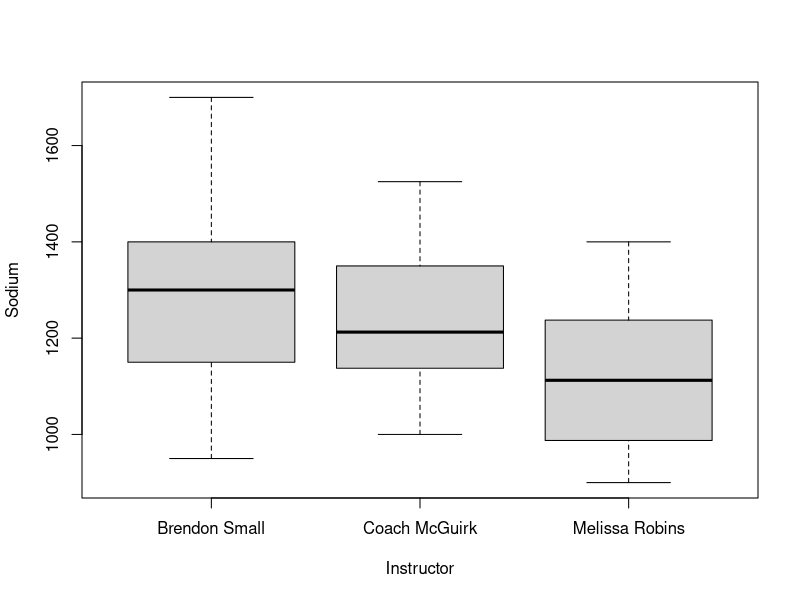
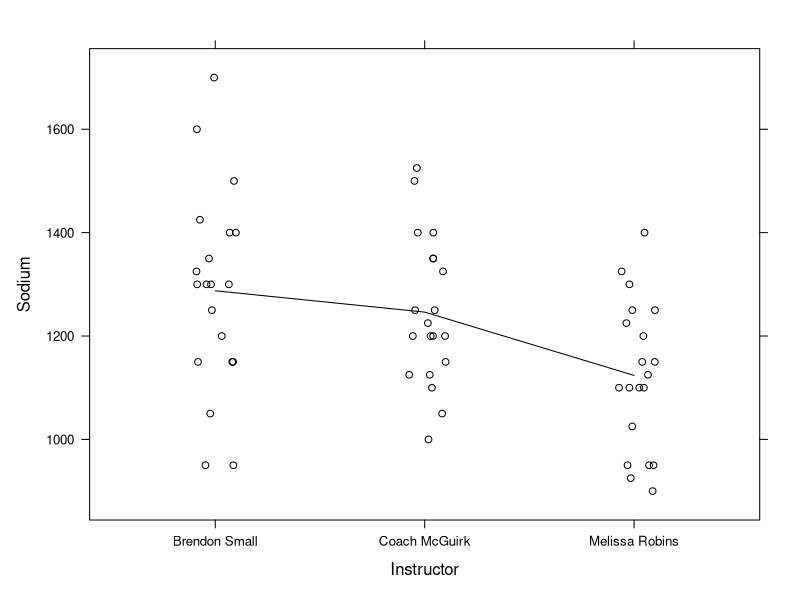
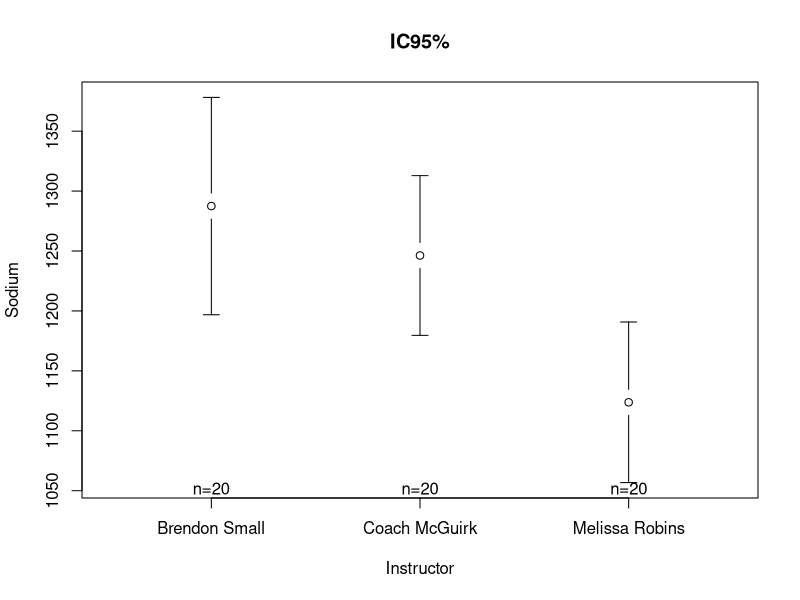
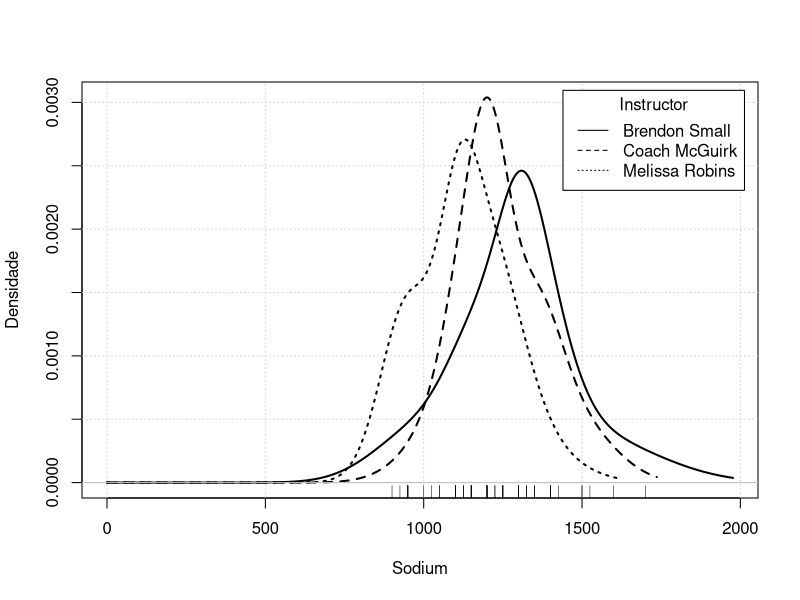
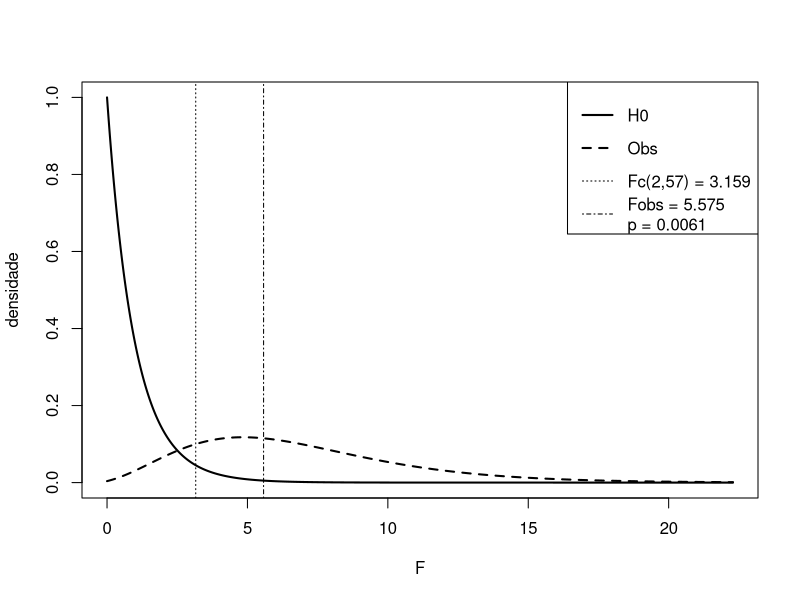
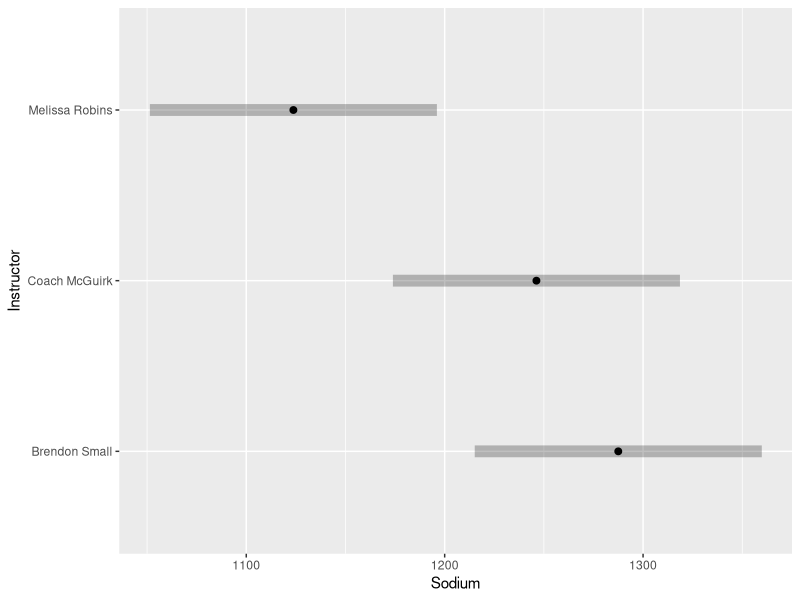
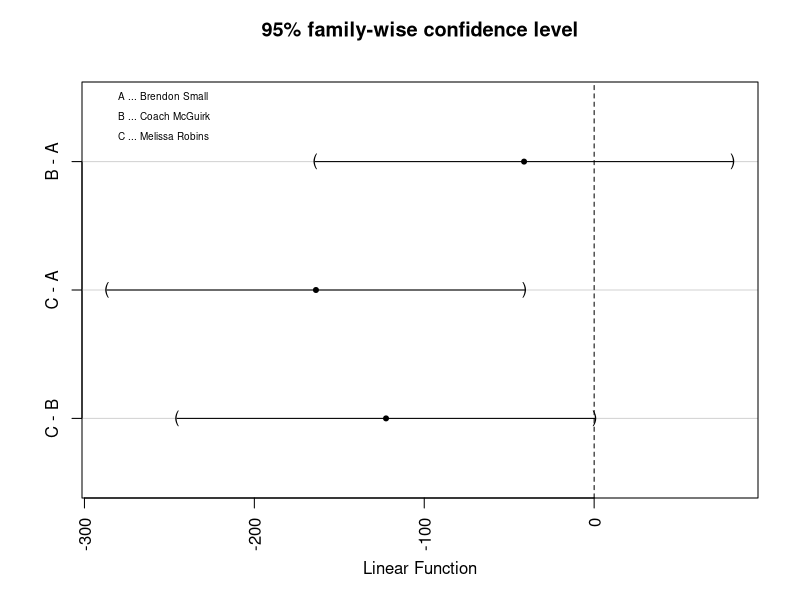
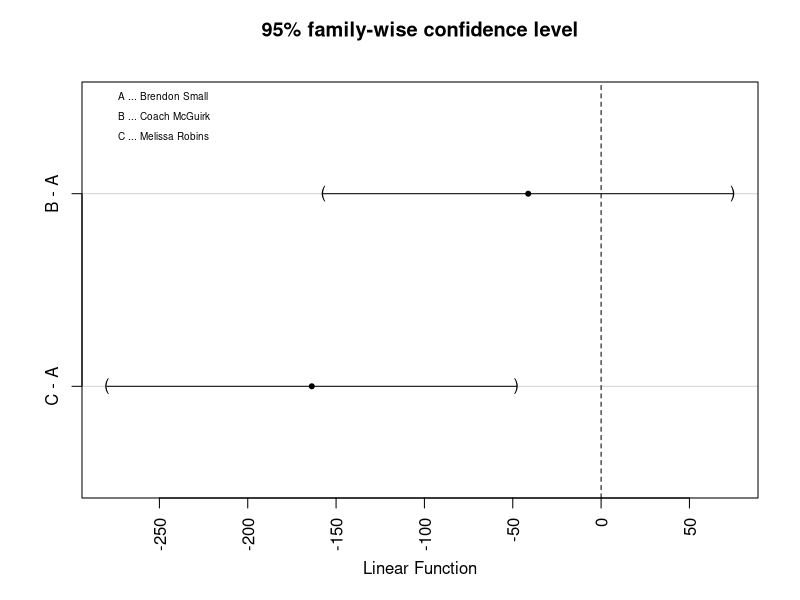

Write R code to recreate these figures, in order.
# ANOVA1f_indep_FisherWhite_sodio.R
# para ajustar este RScript para outros dados
# troque a planilha xlsx e substitua as palavras
# Instructor pela nova VI (fator)
# Sodium pela nova VD (resposta)

library(psych)
library(lattice)
library(car)
library(multcomp)
library(gplots)
library(emmeans)
library(readxl)

# suppress warnings
options(warn=-1)

TH <- read_excel("Nutricao3.xlsx")
TH$Instructor <- factor(TH$Instructor, levels=unique(TH$Instructor))

print(with(TH, psych::describeBy(Sodium,Instructor,digits=2)))
boxplot(Sodium~Instructor,data=TH,
        ylab=names(TH)[which(names(TH)=="Sodium")],
        xlab=names(TH)[which(names(TH)=="Instructor")]
)
print(grf <- lattice::xyplot(Sodium~Instructor, data=TH, type=c("p","a"),
                             jitter.x=TRUE, col="black"))
with(TH, gplots::plotmeans(Sodium~Instructor,
                           error.bars="conf.int", level=.95,
                           connect=FALSE,
                           ylab=names(TH)[which(names(TH)=="Sodium")],
                           xlab=names(TH)[which(names(TH)=="Instructor")],
                           main="IC95%",
                           barcol="black"))
car::densityPlot(Sodium~Instructor, data=TH, rug=TRUE, from=0, normalize=TRUE,
                 na.rm=TRUE, ylab="Densidade", col=c("black", "black", "black"))
cat("\n")

cat("\nANOVA unifatorial independente de Fisher",
    "\ncom ajuste para heterocedasticidade de White:\n\n")
alfa <- 0.05
VD <- names(TH)[which(names(TH)=="Sodium")]
VI <- names(TH)[which(names(TH)=="Instructor")]
cat("VD =", VD,"\n")
cat("Fator =", VI,"\n")
cat("\nAnalise de significancia estatistica: teste omnibus\n")
modelo <- lm(Sodium~Instructor, data=TH)
print(res <- car::Anova(modelo, type=2, white.adjust=TRUE))
cat("\nAnalise de significancia pratica: tamanho de efeito\n")
F <- res$F[1]
dfn <- res$Df[1]
dfd <- res$Df[2]
eta2 <- dfn*F/(dfn*F+dfd)
if (0 <= eta2 & eta2 < 0.1) {geta2 <- "minimo"}
if (0.1 <= eta2 & eta2 < 0.6) {geta2 <- "pequeno"}
if (0.6 <= eta2 & eta2 < 0.14) {geta2 <- "intermediario"}
if (0.14 <= eta2 & eta2 <= 1.0) {geta2 <- "grande"}
cat("- eta^2 =", eta2, "\nGrau", geta2,
    "de explicacao da variancia da VD", VD,"pela VI", VI,"\n")
f2 <- eta2/(1-eta2) # tamanho de efeito f de Cohen
ncp <- dfd*f2 # parametro de nao-centralidade
fc <- qf(1-alfa, dfn, dfd, 0)
p <- 1-pf(F,dfn,dfd,0)
if (p < 1e-4)
{
  p <- sprintf("%.2e",p)
} else
{
  p <- sprintf("%.4f",p)
}
f <- seq(0,2*ncp,0.01)
densf <- df(f, dfn, dfd, 0)
plot(f, densf, xlab="F", ylab="densidade", lwd=2, type="l")
densf <- df(f, dfn, dfd, ncp)
lines(f,densf, lwd=2, lty=2)
abline(v=fc, lty=3)
abline(v=F, lty=4)
legend("topright",
       c("H0", "Obs", 
         paste("Fc(",dfn,",",dfd,") = ",round(fc,3),sep=""), 
         paste("Fobs = ",round(F,3),"\n",
               "p = ",p,sep="") 
         ), 
       lwd=c(2,2,1,1), lty=c(1,2,3,4))
cat("\n\nSelecao de modelo\n")
R2aj <- (F-1)/((F-1)+dfd+1)
cat("- R^2 ajustado =", R2aj, "\n")
omega2 <- (F-1)/((F-1)+dfd+2)
cat("- omega^2 = ", omega2,"\n\n")
cat(paste("Teste post hoc\n"))
print(EMM <- emmeans::emmeans(modelo, "Instructor"))
print(grf <- plot(EMM, colors = "black",
                  main="Estimated Marginal Means",
                  xlab=VD,
                  ylab=VI))

# Testes post hoc
cat("\n\nTestes post hoc:\n")

# nomes do fator encurtados
TH$Instructor <- as.character(TH$Instructor)
fatores <- unique(as.character(TH$Instructor))
letra <- "A"
legenda <- c()
cat ("\nLegenda:\n")
for( f in 1:length(fatores))
{
  cat("\t",letra," ... ",fatores[f],"\n",sep="")
  legenda <- c(legenda,paste(letra," ... ",fatores[f],"\n",sep=""))
  TH$Instructor[TH$Instructor==fatores[f]] <- letra
  ascii <- strtoi(charToRaw(letra),16L)
  letra <- rawToChar(as.raw(ascii+1))
}
TH$Instructor <- as.factor(TH$Instructor)
modelo <- lm(Sodium~Instructor, data=TH)
mc.tuckey <- multcomp::glht(modelo, linfct = mcp(Instructor = "Tukey"))
print(mcs.tuckey <- summary(mc.tuckey, test=adjusted("bonferroni")))
multcomp::cld(mcs.tuckey, level=alfa, decreasing=TRUE)
plot(mc.tuckey,las=3)
legend("topleft",legenda,lwd=0,lty=0,cex=0.6,box.lwd=0, bg="transparent")
mc.dunnett <- multcomp::glht(modelo, linfct = mcp(Instructor = "Dunnett"))
mcs.dunnett <- summary(mc.dunnett, test=adjusted("bonferroni"))
print(mcs.dunnett)
plot(mc.dunnett,las=3)
legend("topleft",legenda,lwd=0,lty=0,cex=0.6,box.lwd=0, bg="transparent")

# enable warnings
options(warn=0)
